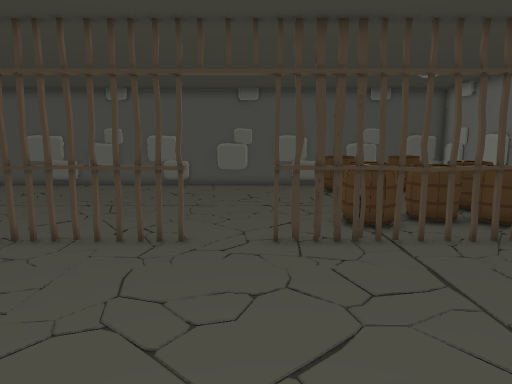
[1] (above)

16 first-person views from a walk through a Unity game level. The camera is 1.4 m above the floor, tilts 8° down and sees 70° across. Doors are open. The floor is counted in squares, 0.5 m on a side. Each view is taken from the middle of a square. On the plan, view 1 faces up. The plan holds only what a view shows up to about 20 squares ahead; the rest is blank. The place goes on beyond the plan. The player is left out. Some animated figures are not drawn.

[2]
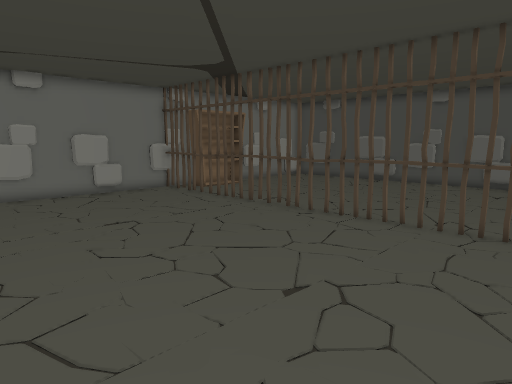

[3]
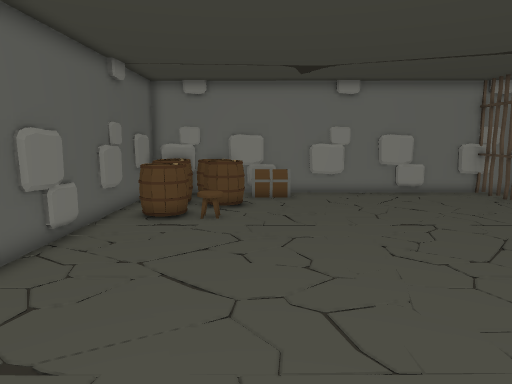

[4]
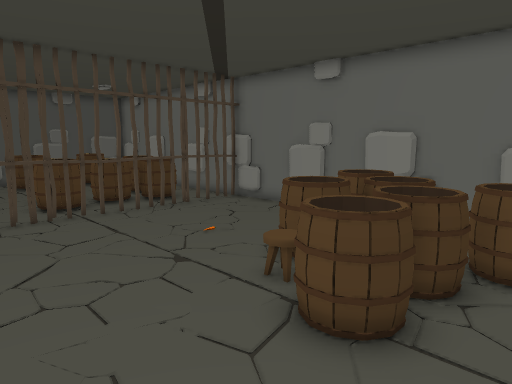

[5]
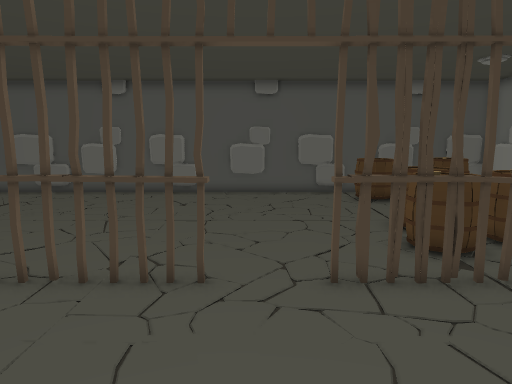

[6]
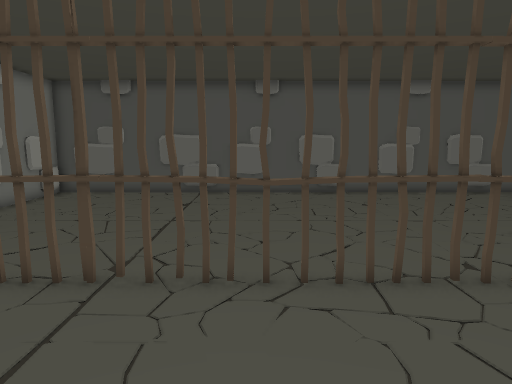

[7]
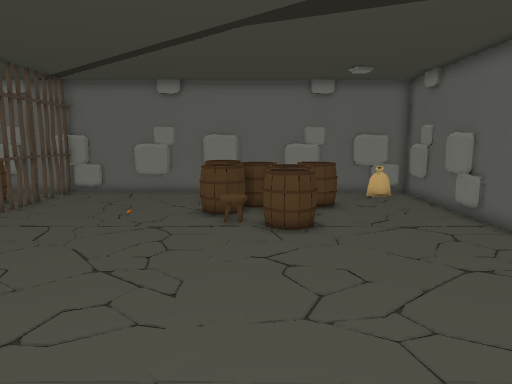

[8]
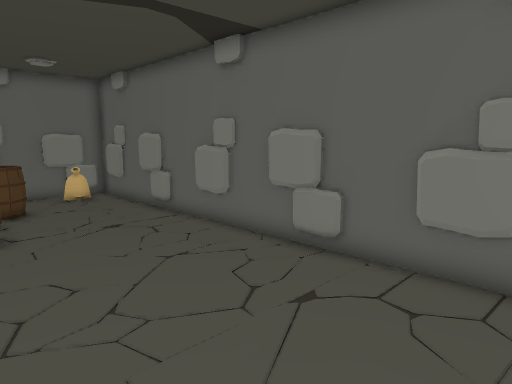

[9]
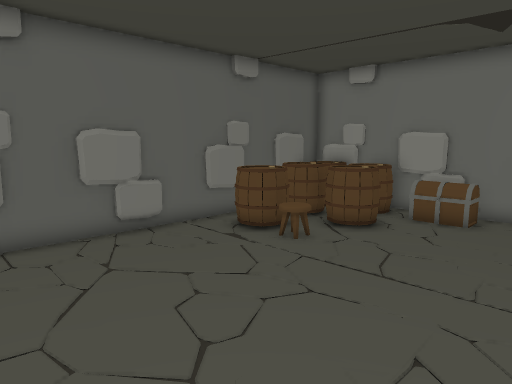

[10]
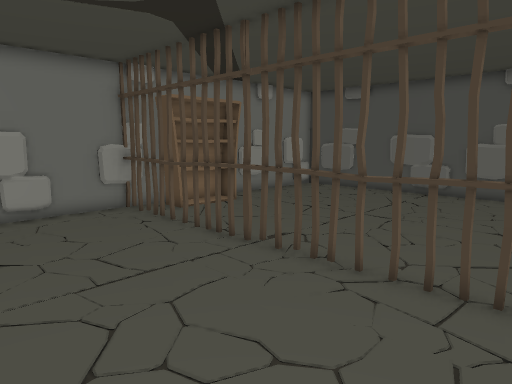

[11]
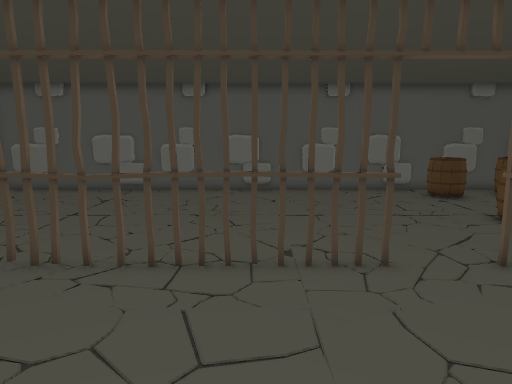

[12]
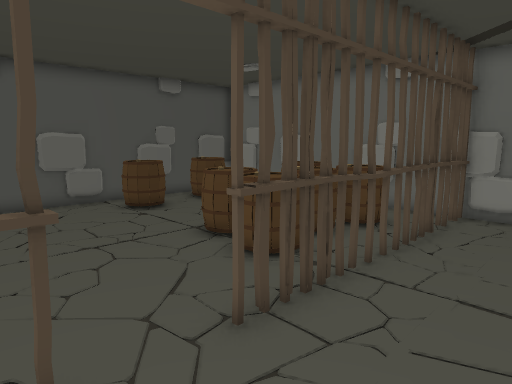

[13]
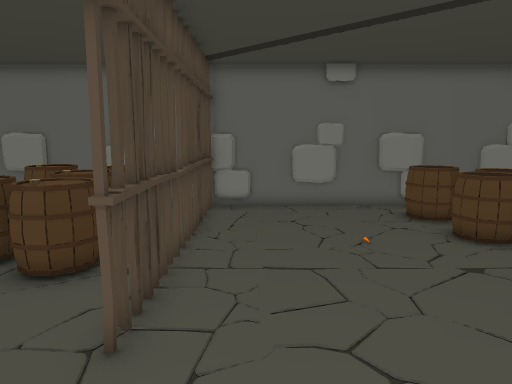

[14]
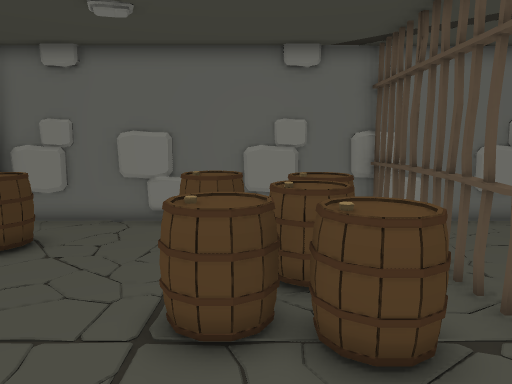

[15]
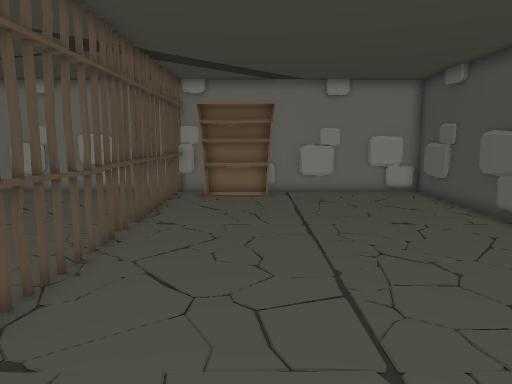

[16]
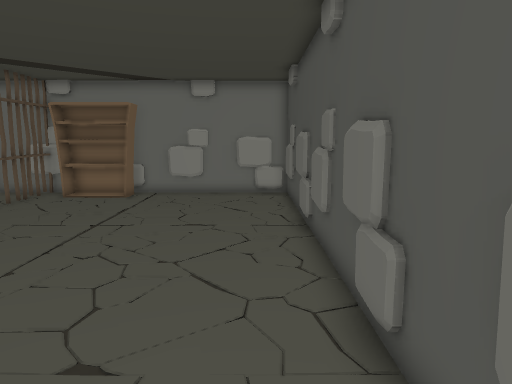

### Floor plan
Key: @ floor where view 1 was taken; # wall or solid block; x gap in a wall; . floor; D open door; = window, fence, low wall or low ledge; B barrel; T thing the floor can be seen under or through; G gate; A bag; S shelf; O other object.
Columns run from 20 left of view 1 to 12 right of it. Each row starts with its distance up from view 1.
 23  ###############################
 22  #.......................  .   #
 21 # ......................BB .BB.#
 20 # ......................BB .BB.#
 19 #..............................#
 18 # ............................. #
 17 # ............................. #
 16 #...........................BB  #
 15 #SS.....................BB..BBB #
 14 #SS.....................BBBBBB  #
 13 #SS....................BBBBBBB #
 12 #SS....................BBBBBBB.#
 11 #SS.....................B...B..#
 10 ###TTTTTxTTTTTx#GGGDDxxx=x#x##x##
  9 # ............................. #
  8 #...............................#
  7 #=..............................#
  6 # ............................. #
  5 # ............................. #
  4 #...............................#
  3 #...............................#
  2 # ........................BBBBB #
  1 # .......................OBBBBB #
  0 # O.................@...B.BBBB  #
 -1 # O....................BBBBBB   #
 -2 #OO.....................BBBBBB  #
 -3 #BBBBB.....................BBB  #
 -4 #BBBBB.O.................... ...#
 -5 #BBBB BB........................#
 -6 #OOBB BB......................A #
 -7 #OO# ###.= .................... #
 -8 #################################

Where each view was taken, in squares from view 1:
view 1: 0 up, 0 right, facing up
view 2: 2 down, 0 right, facing up-left
view 3: 2 down, 0 right, facing left
view 4: 4 down, 1 left, facing up-right
view 5: 3 up, 1 left, facing up
view 6: 3 up, 9 left, facing up
view 7: 0 up, 8 left, facing right
view 8: 0 up, 8 left, facing down-right
view 9: 3 up, 5 left, facing down-left
view 10: 3 up, 5 left, facing up-left
view 11: 2 up, 5 left, facing up
view 12: 6 up, 3 left, facing up-right
view 13: 8 up, 4 left, facing right
view 14: 14 up, 1 left, facing right
view 15: 14 up, 0 right, facing left
view 16: 21 up, 0 right, facing left
